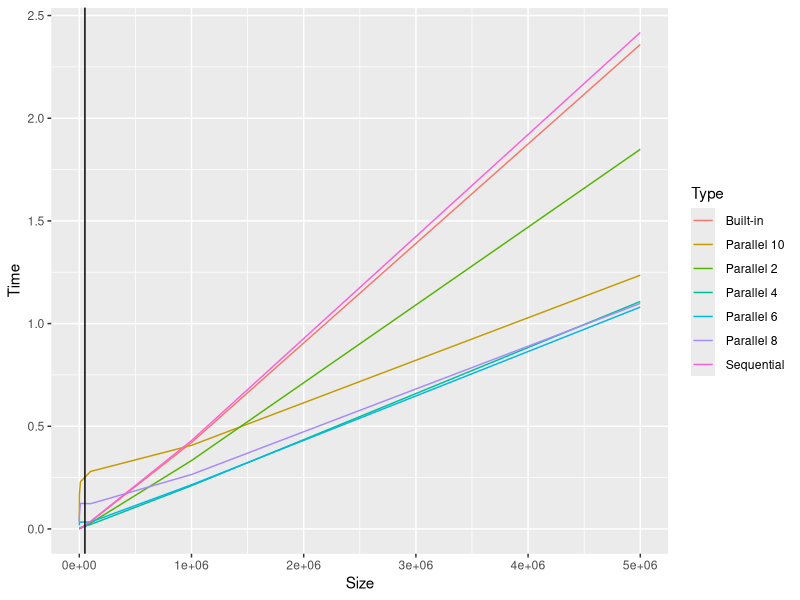

Source code (R):
## ---- chunk 1
library(ggplot2)
df <- read.csv("./data/measurements_10_T.csv")
df2 <- read.csv("./data/measurements_2_4_T_10e6.csv")
df3 <- read.csv("./data/measurementsRANDOM_par.csv")
## ---- chunk 2
library(plyr)
df_avg <- ddply(df,c("Size","Type"), summarise, Time = mean(Time))
df2_avg <- ddply(df2,c("Size","Type"), summarise, Time = mean(Time))
df3_avg <- ddply(df3,c("Size","Type"), summarise, Time = mean(Time))
## ---- chunk 3
par(mfrow=c(2,2))
## ---- chunk 4
ggplot(data=df3_avg,aes(x=Size,y=Time,color=Type))+geom_line() + geom_vline(xintercept = 5E04)

